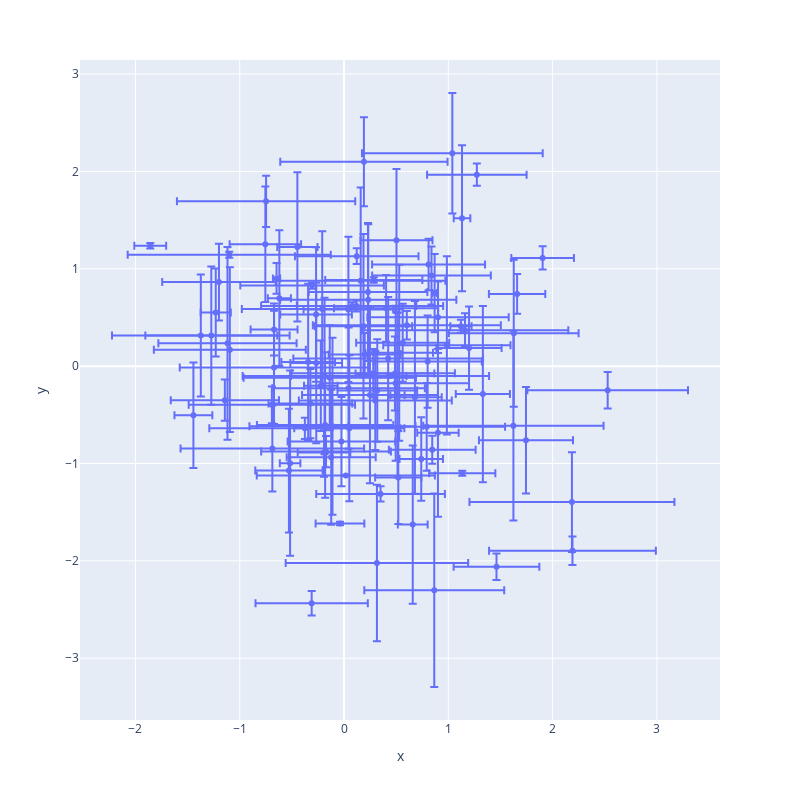

The cell this chart's notebook holds for it:
### Markdown cell above
### 1-4-6 エラーバー

### Code cell
np.random.seed(1)
df = pd.DataFrame(np.random.randn(100, 2), columns=["x", "y"])
px.scatter(
    df,
    x="x",
    y="y",
    error_x=np.random.rand(100),
    error_y=np.random.rand(100),
    width=800,
    height=800,
).show()
